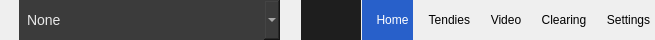
     <widget class="QWidget" name="deviceBar" native="true">
      <property name="sizePolicy">
       <sizepolicy hsizetype="Preferred" vsizetype="Fixed">
        <horstretch>0</horstretch>
        <verstretch>0</verstretch>
       </sizepolicy>
      </property>
      <property name="minimumSize">
       <size>
        <width>0</width>
        <height>40</height>
       </size>
      </property>
      <property name="maximumSize">
       <size>
        <width>16777215</width>
        <height>40</height>
       </size>
      </property>
      <layout class="QHBoxLayout" name="horizontalLayout_4">
       <property name="spacing">
        <number>1</number>
       </property>
       <property name="leftMargin">
        <number>0</number>
       </property>
       <property name="topMargin">
        <number>0</number>
       </property>
       <property name="rightMargin">
        <number>0</number>
       </property>
       <property name="bottomMargin">
        <number>0</number>
       </property>
       <item>
        <widget class="QWidget" name="horizontalWidget_2" native="true">
         <property name="minimumSize">
          <size>
           <width>300</width>
           <height>0</height>
          </size>
         </property>
         <layout class="QHBoxLayout" name="horizontalLayout_19">
          <property name="spacing">
           <number>1</number>
          </property>
          <property name="leftMargin">
           <number>0</number>
          </property>
          <property name="topMargin">
           <number>0</number>
          </property>
          <property name="rightMargin">
           <number>0</number>
          </property>
          <property name="bottomMargin">
           <number>0</number>
          </property>
          <item>
           <widget class="QWidget" name="horizontalWidget_3" native="true">
            <property name="sizePolicy">
             <sizepolicy hsizetype="Preferred" vsizetype="Preferred">
              <horstretch>0</horstretch>
              <verstretch>0</verstretch>
             </sizepolicy>
            </property>
            <layout class="QHBoxLayout" name="horizontalLayout_15">
             <property name="spacing">
              <number>0</number>
             </property>
             <property name="leftMargin">
              <number>0</number>
             </property>
             <property name="topMargin">
              <number>0</number>
             </property>
             <property name="rightMargin">
              <number>0</number>
             </property>
             <property name="bottomMargin">
              <number>0</number>
             </property>
             <item>
              <widget class="QToolButton" name="phoneIconBtn">
               <property name="enabled">
                <bool>false</bool>
               </property>
               <property name="maximumSize">
                <size>
                 <width>16777215</width>
                 <height>40</height>
                </size>
               </property>
               <property name="styleSheet">
                <string notr="true">QToolButton {
	border-top-right-radius: 0px;
	border-bottom-right-radius: 0px;
	min-height: 40px;
}</string>
               </property>
               <property name="text">
                <string notr="true"/>
               </property>
               <property name="icon">
                <iconset resource="../resources.qrc">
                 <normaloff>:/icon/phone.svg</normaloff>:/icon/phone.svg</iconset>
               </property>
              </widget>
             </item>
             <item>
              <widget class="QComboBox" name="devicePicker">
               <property name="minimumSize">
                <size>
                 <width>43</width>
                 <height>38</height>
                </size>
               </property>
               <property name="maximumSize">
                <size>
                 <width>300</width>
                 <height>40</height>
                </size>
               </property>
               <property name="cursor">
                <cursorShape>PointingHandCursor</cursorShape>
               </property>
               <property name="styleSheet">
                <string notr="true">#devicePicker {
	background-color: #3b3b3b;
    border: none;
    color: #e8e8e8;
    font-size: 14px;
    min-height: 38px;
	min-width: 35px;
	padding-left: 8px;
}

#devicePicker::drop-down {
    image: url(:/icon/caret-down-fill.svg);
	icon-size: 16px;
    subcontrol-position: right center;
	margin-right: 8px;
}

#devicePicker QAbstractItemView {
	background-color: #3b3b3b;
    outline: none;
	margin-top: 1px;
}

#devicePicker QAbstractItemView::item {
	background-color: #3b3b3b;
	color: #e8e8e8;
	min-height: 38px;
    padding-left: 8px;
}

#devicePicker QAbstractItemView::item:hover {
    background-color: #535353;
    color: #ffffff;
}</string>
               </property>
               <property name="currentIndex">
                <number>-1</number>
               </property>
               <property name="placeholderText">
                <string notr="true">None</string>
               </property>
               <property name="duplicatesEnabled">
                <bool>true</bool>
               </property>
              </widget>
             </item>
            </layout>
           </widget>
          </item>
          <item>
           <widget class="QToolButton" name="refreshBtn">
            <property name="minimumSize">
             <size>
              <width>0</width>
              <height>35</height>
             </size>
            </property>
            <property name="maximumSize">
             <size>
              <width>16777215</width>
              <height>40</height>
             </size>
            </property>
            <property name="cursor">
             <cursorShape>PointingHandCursor</cursorShape>
            </property>
            <property name="styleSheet">
             <string notr="true">QToolButton {
	border-top-left-radius: 0px;
	border-bottom-left-radius: 0px;
}</string>
            </property>
            <property name="icon">
             <iconset resource="../resources.qrc">
              <normaloff>:/icon/arrow-clockwise.svg</normaloff>:/icon/arrow-clockwise.svg</iconset>
            </property>
            <property name="checkable">
             <bool>false</bool>
            </property>
            <property name="toolButtonStyle">
             <enum>Qt::ToolButtonIconOnly</enum>
            </property>
            <property name="cls" stdset="0">
             <string notr="true">btn</string>
            </property>
           </widget>
          </item>
         </layout>
        </widget>
       </item>
       <item>
        <widget class="QToolButton" name="toolButton">
         <property name="enabled">
          <bool>false</bool>
         </property>
         <property name="sizePolicy">
          <sizepolicy hsizetype="Expanding" vsizetype="Fixed">
           <horstretch>0</horstretch>
           <verstretch>0</verstretch>
          </sizepolicy>
         </property>
         <property name="minimumSize">
          <size>
           <width>60</width>
           <height>40</height>
          </size>
         </property>
         <property name="styleSheet">
          <string notr="true">QToolButton {
	background-color: #1e1e1e;
	border-radius: 0px;
	min-height: 40px;
}</string>
         </property>
         <property name="text">
          <string/>
         </property>
        </widget>
       </item>
       <item>
        <widget class="QToolButton" name="homePageBtn">
         <property name="minimumSize">
          <size>
           <width>0</width>
           <height>38</height>
          </size>
         </property>
         <property name="maximumSize">
          <size>
           <width>16777215</width>
           <height>40</height>
          </size>
         </property>
         <property name="cursor">
          <cursorShape>PointingHandCursor</cursorShape>
         </property>
         <property name="styleSheet">
          <string notr="true">QToolButton {
	border-top-right-radius: 0px;
	border-bottom-right-radius: 0px;
}

QToolButton:checked {
    background-color: #2860ca;
    color: #FFFFFF;
}</string>
         </property>
         <property name="text">
          <string>   Home</string>
         </property>
         <property name="icon">
          <iconset resource="../resources.qrc">
           <normaloff>:/icon/house.svg</normaloff>:/icon/house.svg</iconset>
         </property>
         <property name="iconSize">
          <size>
           <width>18</width>
           <height>18</height>
          </size>
         </property>
         <property name="checkable">
          <bool>true</bool>
         </property>
         <property name="checked">
          <bool>true</bool>
         </property>
         <property name="toolButtonStyle">
          <enum>Qt::ToolButtonTextBesideIcon</enum>
         </property>
         <property name="cls" stdset="0">
          <string>sidebarBtn</string>
         </property>
         <attribute name="buttonGroup">
          <string notr="true">navBtns</string>
         </attribute>
        </widget>
       </item>
       <item>
        <widget class="QToolButton" name="tendiesPageBtn">
         <property name="minimumSize">
          <size>
           <width>0</width>
           <height>38</height>
          </size>
         </property>
         <property name="maximumSize">
          <size>
           <width>16777215</width>
           <height>40</height>
          </size>
         </property>
         <property name="cursor">
          <cursorShape>PointingHandCursor</cursorShape>
         </property>
         <property name="styleSheet">
          <string notr="true">QToolButton {
	border-radius: 0px;
}

QToolButton:checked {
    background-color: #2860ca;
    color: #FFFFFF;
}</string>
         </property>
         <property name="text">
          <string>   Tendies</string>
         </property>
         <property name="icon">
          <iconset resource="../resources.qrc">
           <normaloff>:/icon/wallpaper.svg</normaloff>:/icon/wallpaper.svg</iconset>
         </property>
         <property name="checkable">
          <bool>true</bool>
         </property>
         <property name="checked">
          <bool>false</bool>
         </property>
         <property name="toolButtonStyle">
          <enum>Qt::ToolButtonTextBesideIcon</enum>
         </property>
         <property name="cls" stdset="0">
          <string>sidebarBtn</string>
         </property>
         <attribute name="buttonGroup">
          <string notr="true">navBtns</string>
         </attribute>
        </widget>
       </item>
       <item>
        <widget class="QToolButton" name="videoPageBtn">
         <property name="minimumSize">
          <size>
           <width>0</width>
           <height>38</height>
          </size>
         </property>
         <property name="maximumSize">
          <size>
           <width>16777215</width>
           <height>40</height>
          </size>
         </property>
         <property name="cursor">
          <cursorShape>PointingHandCursor</cursorShape>
         </property>
         <property name="styleSheet">
          <string notr="true">QToolButton {
	border-radius: 0px;
}

QToolButton:checked {
    background-color: #2860ca;
    color: #FFFFFF;
}</string>
         </property>
         <property name="text">
          <string>   Video</string>
         </property>
         <property name="icon">
          <iconset resource="../resources.qrc">
           <normaloff>:/icon/photo.svg</normaloff>:/icon/photo.svg</iconset>
         </property>
         <property name="checkable">
          <bool>true</bool>
         </property>
         <property name="toolButtonStyle">
          <enum>Qt::ToolButtonTextBesideIcon</enum>
         </property>
         <property name="cls" stdset="0">
          <string>sidebarBtn</string>
         </property>
         <attribute name="buttonGroup">
          <string notr="true">navBtns</string>
         </attribute>
        </widget>
       </item>
       <item>
        <widget class="QToolButton" name="resettingPageBtn">
         <property name="minimumSize">
          <size>
           <width>0</width>
           <height>38</height>
          </size>
         </property>
         <property name="maximumSize">
          <size>
           <width>16777215</width>
           <height>40</height>
          </size>
         </property>
         <property name="cursor">
          <cursorShape>PointingHandCursor</cursorShape>
         </property>
         <property name="styleSheet">
          <string notr="true">QToolButton {
	border-radius: 0px;
}

QToolButton:checked {
    background-color: #2860ca;
    color: #FFFFFF;
}</string>
         </property>
         <property name="text">
          <string>   Clearing</string>
         </property>
         <property name="icon">
          <iconset resource="../resources.qrc">
           <normaloff>:/icon/arrow-clockwise.svg</normaloff>:/icon/arrow-clockwise.svg</iconset>
         </property>
         <property name="checkable">
          <bool>true</bool>
         </property>
         <property name="toolButtonStyle">
          <enum>Qt::ToolButtonTextBesideIcon</enum>
         </property>
         <property name="cls" stdset="0">
          <string>sidebarBtn</string>
         </property>
         <attribute name="buttonGroup">
          <string notr="true">navBtns</string>
         </attribute>
        </widget>
       </item>
       <item>
        <widget class="QToolButton" name="settingsPageBtn">
         <property name="minimumSize">
          <size>
           <width>0</width>
           <height>38</height>
          </size>
         </property>
         <property name="maximumSize">
          <size>
           <width>16777215</width>
           <height>40</height>
          </size>
         </property>
         <property name="cursor">
          <cursorShape>PointingHandCursor</cursorShape>
         </property>
         <property name="styleSheet">
          <string notr="true">QToolButton {
	border-top-left-radius: 0px;
	border-bottom-left-radius: 0px;
}

QToolButton:checked {
    background-color: #2860ca;
    color: #FFFFFF;
}</string>
         </property>
         <property name="text">
          <string>   Settings</string>
         </property>
         <property name="icon">
          <iconset resource="../resources.qrc">
           <normaloff>:/icon/gear.svg</normaloff>:/icon/gear.svg</iconset>
         </property>
         <property name="checkable">
          <bool>true</bool>
         </property>
         <property name="toolButtonStyle">
          <enum>Qt::ToolButtonIconOnly</enum>
         </property>
         <property name="cls" stdset="0">
          <string>sidebarBtn</string>
         </property>
         <attribute name="buttonGroup">
          <string notr="true">navBtns</string>
         </attribute>
        </widget>
       </item>
      </layout>
     </widget>
